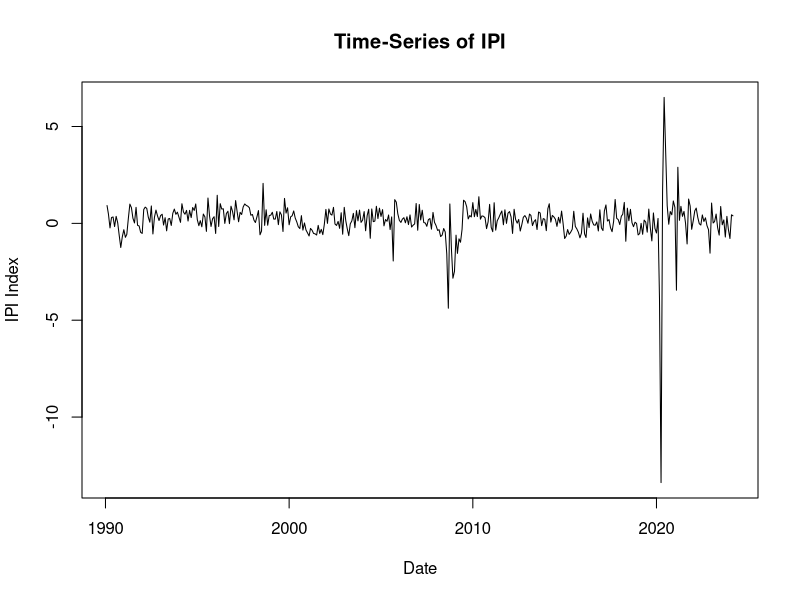
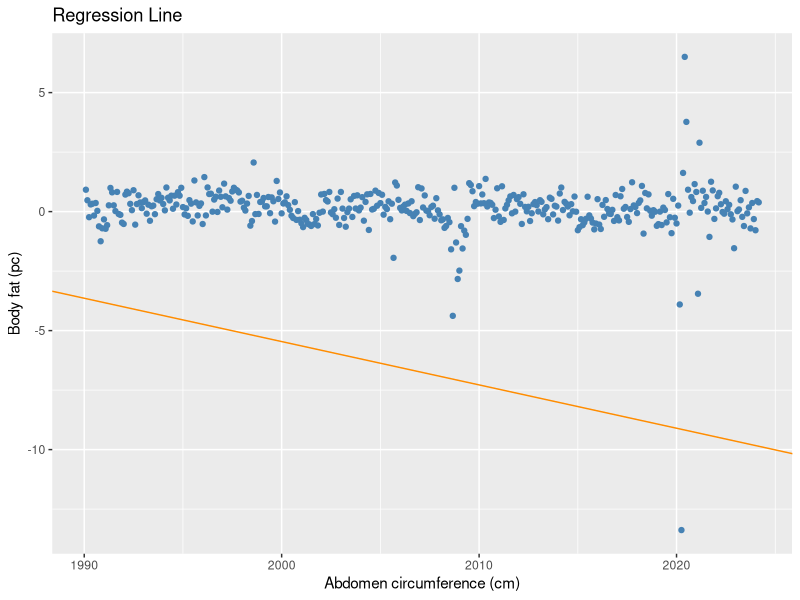

Source code (R) for these figures, in order: (Note: this script raises an error after producing the figures.)
## ---- chunk 1
# pyplot-like plots in R
library("ggplot2")
## ---- chunk 2
data = read.csv("indprod.csv")
data$DATE = as.Date(data$DATE)
## ---- chunk 3
g1 = ggplot(data=data, aes(x=as.Data(DATE),y=INDPRO_PCH))

# Plot dell'indice nel tempo
plot(as.Date(data$DATE), data$INDPRO_PCH, type="l", 
     col="black", lwd=1,
     xlab="Date", ylab="IPI Index", main="Time-Series of IPI")
## ---- chunk 4
data_ = data[, -1]
model = lm(INDPRO_PCH ~ ., data = data_)

beta = coef(model)
beta
## ---- chunk 5
ggplot(data = data, aes(x = DATE, y = INDPRO_PCH)) +
  geom_point(color = "steelblue") +
  geom_abline(intercept = beta, slope = beta, col='darkorange') +
  xlab("Abdomen circumference (cm)") + ylab("Body fat (pc)") + 
  ggtitle("Regression Line")
## ---- chunk 6
alphapar=10
data_no_date = data[, -1]
cog.bas = bas.lm(INDPRO_PCH ~ ., data =  data_no_date, prior="g-prior", alpha=alphapar, modelprior = Bernoulli(1), include.always = ~ ., n.models = 1)
beta = coef(cog.bas)
beta
## ---- chunk 7
plot(beta, subset = 1:10, ask = F)
## ---- chunk 8
confint(beta)
plot(confint(beta),main=paste("g-prior alpha=",alphapar))
